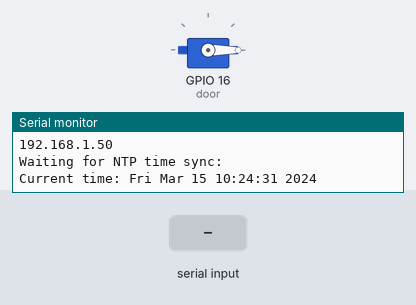
This sketch was run on a simulated ESP8266 (NodeMCU). Parts: servo, the last lines printed to the serial monitor. Inputs (shaded band) come from the test bench. WiFi joins after 1.5 s; servers stay silent unless stated; uploads are accepted with an empty reply; the local clock reads 2024-03-15 10:24:30 at power-on unless the sketch sets it.

Above: at 2.7 s.
2.8 s: "1\n" received over Serial
At 4.83 s:
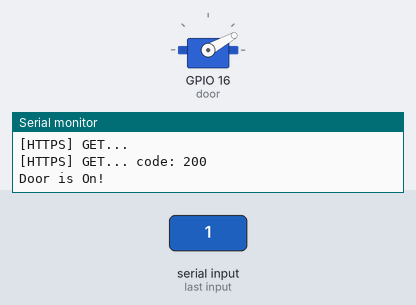
At 7.6 s:
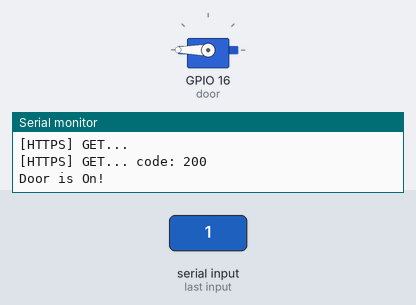
Timing chart, 0 to 16.2 s (numbered marks = the images above; inputs shaded):
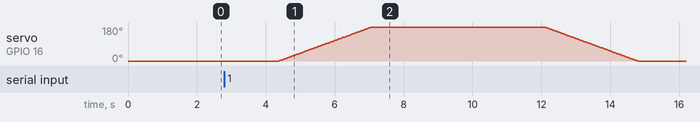

The sketch:

new_try.ino
```cpp
//importing wifi & https libraries:---------------------------------------
#include <ESP8266WiFi.h>
#include <WiFiClientSecure.h>
#include <ESP8266HTTPClient.h>
#include <Servo.h>
#include "certs.h"
#include <string.h>

Servo door;

// Replace with your network credentials
const char* ssid = "Vodafone_VDSL";
const char* password = "Kk01025975165@";

// Create a list of certificates with the server certificate
X509List cert(IRG_Root_X1);


//functions to establish specific WIFI connection:
int wifiConnect(const char* SSID, const char* PASSWORD) {
  WiFi.begin(SSID, PASSWORD);
  while (WiFi.status() != WL_CONNECTED) {
    delay(500);
    Serial.print(".");
  }
  Serial.println("");
  Serial.println("WiFi connected");
  Serial.println("IP address: ");
  Serial.println(WiFi.localIP());
  return 1;
}

int getRequest(String path) {
  int result = -1;
  WiFiClientSecure client;

  // wait for WiFi connection
  if ((WiFi.status() == WL_CONNECTED)) {

    client.setTrustAnchors(&cert);

    HTTPClient https;

    Serial.println("[HTTPS] begin..." + String(api_host) + String(path));
    if (https.begin(client, String(api_host) + String(path))) {  // HTTPS

      Serial.print("[HTTPS] GET...\n");
      // start connection and send HTTP header
      int httpCode = https.GET();
      result = httpCode;

      // httpCode will be negative on error
      if (httpCode > 0) {
        // HTTP header has been sent and Server response header has been handled
        Serial.printf("[HTTPS] GET... code: %d\n", httpCode);

        // file found at server
        if (httpCode == HTTP_CODE_OK || httpCode == HTTP_CODE_MOVED_PERMANENTLY) {
          String payload = https.getString();
          Serial.println(payload);
        }
      } else {
        Serial.printf("[HTTPS] GET... failed, error: %s\n", https.errorToString(httpCode).c_str());
      }

      https.end();
    } else {
      Serial.printf("[HTTPS] Unable to connect\n");
    }
  }
  return result;
}

//char toht[10];

void setup() {
  door.attach(16);
  door.write(0);

  //-----------------------------------------------------initialization of wifi and time required by https---------------------------------------------------------
  Serial.begin(9600);
  //Serial.setDebugOutput(true);

  //Connect to Wi-Fi
  wifiConnect(ssid, password);

  // Set time via NTP, as required for x.509 validation
  configTime(3 * 3600, 0, "pool.ntp.org", "time.nist.gov");

  Serial.println("Waiting for NTP time sync: ");
  time_t now = time(nullptr);
  while (now < 8 * 3600 * 2) {
    delay(500);
    Serial.print(".");
    now = time(nullptr);
  }
  Serial.println("");
  struct tm timeinfo;
  gmtime_r(&now, &timeinfo);
  Serial.print("Current time: ");
  Serial.println(asctime(&timeinfo));
}

void loop() {

  if (Serial.available()) {
    // char arr[9];
    // Serial.readBytes(arr, 9);
    String data = Serial.readStringUntil('\t');
    Serial.println("Data:" + data);

    //check if the uer is existed or not?
    String path = "/api/v0/auth/getAuthById?ID=";
    path += data;

    Serial.println("Path: " + path);


    if ((getRequest(path)) == 200) {
      Serial.println("Door is On!");
      for (int i = 0; i <= 180; i++) {  // move from 0 to 180 degrees
        door.write(i);                  // send the angle to the servo
        delay(15);                      // wait for the servo to reach the angle
      }
      delay(5000);  //wait 3 seconds till turning it off
      Serial.println("Door is off!");
      for (int i = 180; i >= 0; i--) {  // move from 180 to 0 degrees
        door.write(i);                  // send the angle to the servo
        delay(15);                      // wait for the servo to reach the angle
      }

    } else {
    }
  }


  delay(500);
}
```

certs.h
```cpp
#pragma once
const char* api_host = "https://o6iz3yjg55.execute-api.us-east-1.amazonaws.com";
const uint16_t api_port = 443;

const char IRG_Root_X1 [] PROGMEM = R"CERT(
-----BEGIN CERTIFICATE-----
MIIDQTCCAimgAwIBAgITBmyfz5m/jAo54vB4ikPmljZbyjANBgkqhkiG9w0BAQsF
ADA5MQswCQYDVQQGEwJVUzEPMA0GA1UEChMGQW1hem9uMRkwFwYDVQQDExBBbWF6
b24gUm9vdCBDQSAxMB4XDTE1MDUyNjAwMDAwMFoXDTM4MDExNzAwMDAwMFowOTEL
MAkGA1UEBhMCVVMxDzANBgNVBAoTBkFtYXpvbjEZMBcGA1UEAxMQQW1hem9uIFJv
b3QgQ0EgMTCCASIwDQYJKoZIhvcNAQEBBQADggEPADCCAQoCggEBALJ4gHHKeNXj
ca9HgFB0fW7Y14h29Jlo91ghYPl0hAEvrAIthtOgQ3pOsqTQNroBvo3bSMgHFzZM
9O6II8c+6zf1tRn4SWiw3te5djgdYZ6k/oI2peVKVuRF4fn9tBb6dNqcmzU5L/qw
IFAGbHrQgLKm+a/sRxmPUDgH3KKHOVj4utWp+UhnMJbulHheb4mjUcAwhmahRWa6
VOujw5H5SNz/0egwLX0tdHA114gk957EWW67c4cX8jJGKLhD+rcdqsq08p8kDi1L
93FcXmn/6pUCyziKrlA4b9v7LWIbxcceVOF34GfID5yHI9Y/QCB/IIDEgEw+OyQm
jgSubJrIqg0CAwEAAaNCMEAwDwYDVR0TAQH/BAUwAwEB/zAOBgNVHQ8BAf8EBAMC
AYYwHQYDVR0OBBYEFIQYzIU07LwMlJQuCFmcx7IQTgoIMA0GCSqGSIb3DQEBCwUA
A4IBAQCY8jdaQZChGsV2USggNiMOruYou6r4lK5IpDB/G/wkjUu0yKGX9rbxenDI
U5PMCCjjmCXPI6T53iHTfIUJrU6adTrCC2qJeHZERxhlbI1Bjjt/msv0tadQ1wUs
N+gDS63pYaACbvXy8MWy7Vu33PqUXHeeE6V/Uq2V8viTO96LXFvKWlJbYK8U90vv
o/ufQJVtMVT8QtPHRh8jrdkPSHCa2XV4cdFyQzR1bldZwgJcJmApzyMZFo6IQ6XU
5MsI+yMRQ+hDKXJioaldXgjUkK642M4UwtBV8ob2xJNDd2ZhwLnoQdeXeGADbkpy
rqXRfboQnoZsG4q5WTP468SQvvG5
-----END CERTIFICATE-----
)CERT";
```

Measured:
- after the input at 2.8 s, servo on GPIO 16 (door): rises from 0° to 180° in 2.7 s, then falls to 0° in 7.7 s
